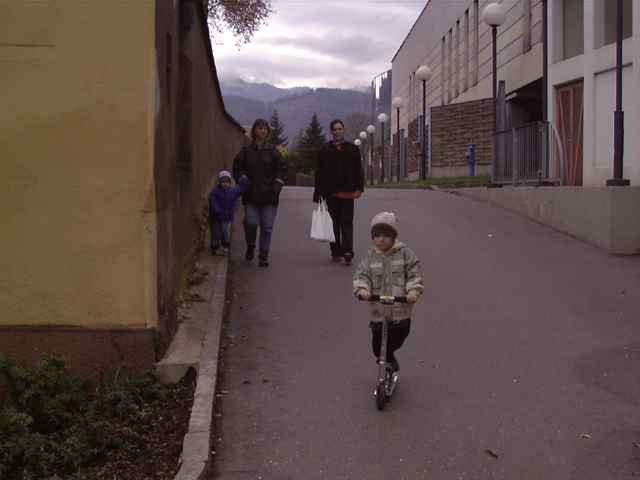
#> input picture Pedestrian_Detection_OpenCV/person_220.bmp, 640 x 480 px
$ python image_op.py
#> lines starting #> are read from the running program, lines starting #| are printed output that depends on the picture; after the words box and inside, x2 and y2 are one past the last pixel; in counts of white or black regions, pixels touching at a corner belong together
#> further down, img is the input picture: shape (480, 640, 3); mean B, G, R 76.7, 79.4, 94.2
### Pedestrian_Detection_OpenCV/Human_Detection.py
import cv2
import numpy as np
from imutils.object_detection import non_max_suppression


## Histogram of Oriented Gradients Detector
HOGCV = cv2.HOGDescriptor()
HOGCV.setSVMDetector(cv2.HOGDescriptor_getDefaultPeopleDetector())

def Detector(frame: object) -> object:
    ## USing Sliding window concept
    rects, weights = HOGCV.detectMultiScale(frame, winStride=(4, 4), padding=(8, 8), scale=1.03)
#> rects = [[293, 103, 95, 189], [210, 95, 103, 205], [325, 190, 125, 249]]; weights = [2.6, 1.76, 0.997]
    rects = np.array([[x, y, x + w, y + h] for (x, y, w, h) in rects])
#> rects = [[293, 103, 388, 292], [210, 95, 313, 300], [325, 190, 450, 439]]
    pick = non_max_suppression(rects, probs=None, overlapThresh=0.65)
#> pick = [[325, 190, 450, 439], [210, 95, 313, 300], [293, 103, 388, 292]]
    c = 1
    for x, y, w, h in pick:
        cv2.rectangle(frame, (x, y), (w, h), (139, 34, 104), 2)
        cv2.rectangle(frame, (x, y - 20), (w,y), (139, 34, 104), -1)
        cv2.putText(frame, f'P{c}', (x, y), cv2.FONT_HERSHEY_SIMPLEX, 0.6, (255, 255, 255), 2)
        c += 1
#> this loop made 3 passes
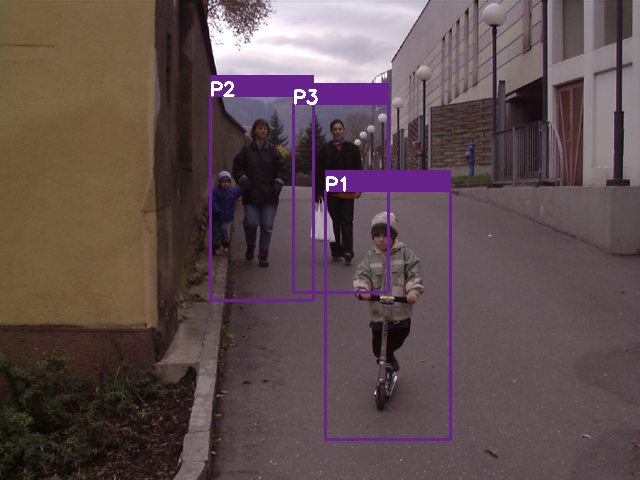
#> frame: shape (480, 640, 3); 3.77% of pixels changed, all inside (x1, y1, x2, y2) = (209, 75, 452, 441)
#> after the loop, c = 4

    cv2.putText(frame, f'Total Persons : {c - 1}', (20, 450), cv2.FONT_HERSHEY_DUPLEX, 0.8, (255, 255,255), 2)
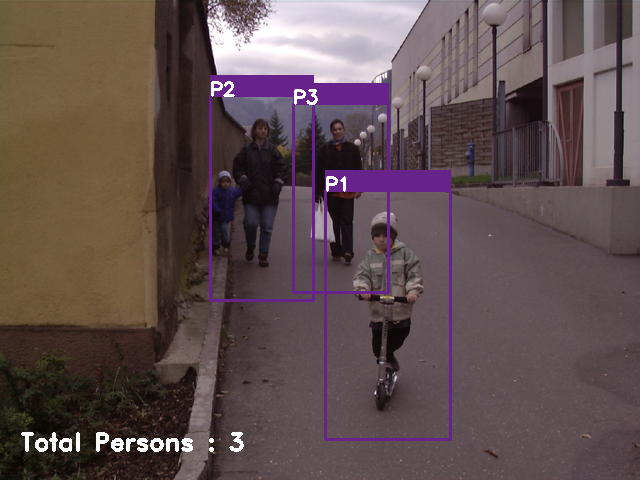
#> frame: shape (480, 640, 3); 0.51% of pixels changed, all inside (x1, y1, x2, y2) = (21, 432, 244, 452)
    cv2.imshow('output', frame)
    return frame

### Pedestrian_Detection_OpenCV/image_op.py
import cv2
import imutils
from Human_Detection import Detector

img = cv2.imread("person_220.bmp")
#img = imutils.resize(img, width=700)
img = Detector(img)
cv2.waitKey(0)
cv2.destroyAllWindows()

$ run again, with Pedestrian_Detection_OpenCV/person_222.bmp copied over Pedestrian_Detection_OpenCV/person_220.bmp
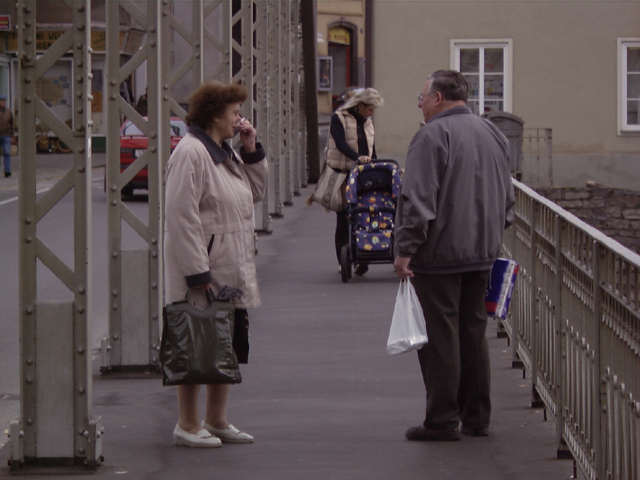
#> input picture Pedestrian_Detection_OpenCV/person_222.bmp, 640 x 480 px
#> img is the input picture: shape (480, 640, 3); mean B, G, R 78.1, 76.6, 88
#> in Detector, `rects, weights = HOGCV.detectMultiScale(frame, winStride=(4, 4), paddi..`: rects = [[289, 90, 112, 225], [125, 76, 195, 390], [336, 50, 218, 430]]; weights = [1.24, 1.13, 1.65]
#> in Detector, `rects = np.array([[x, y, x + w, y + h] for (x, y, w, h) in rects])`: rects = [[289, 90, 401, 315], [125, 76, 320, 466], [336, 50, 554, 480]]
#> pick = [[336, 50, 554, 480], [125, 76, 320, 466], [289, 90, 401, 315]]
#> the loop in Detector, `for x, y, w, h in pick:` made 3 passes
#> after the loop in Detector, `for x, y, w, h in pick:`:
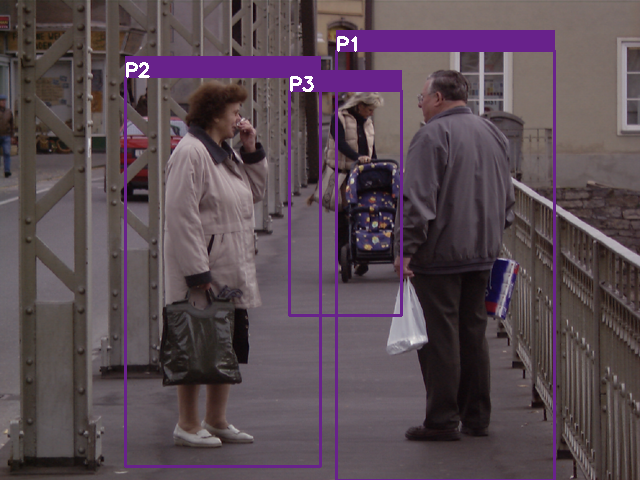
#> frame: shape (480, 640, 3); 6.06% of pixels changed, all inside (x1, y1, x2, y2) = (124, 30, 556, 480)
#> after the loop in Detector, `for x, y, w, h in pick:`: c = 4
#> in Detector, `cv2.putText(frame, f'Total Persons : {c - 1}', (20, 450), cv2.FONT_HER..`:
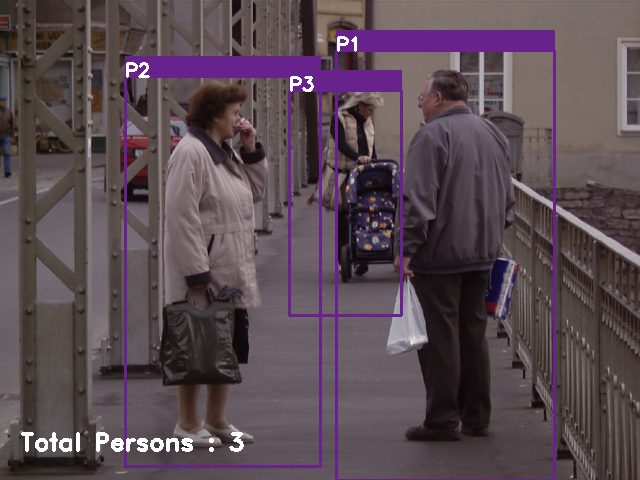
#> frame: shape (480, 640, 3); 0.51% of pixels changed, all inside (x1, y1, x2, y2) = (21, 432, 244, 452)

$ run again, with Pedestrian_Detection_OpenCV/person_251.bmp copied over Pedestrian_Detection_OpenCV/person_220.bmp
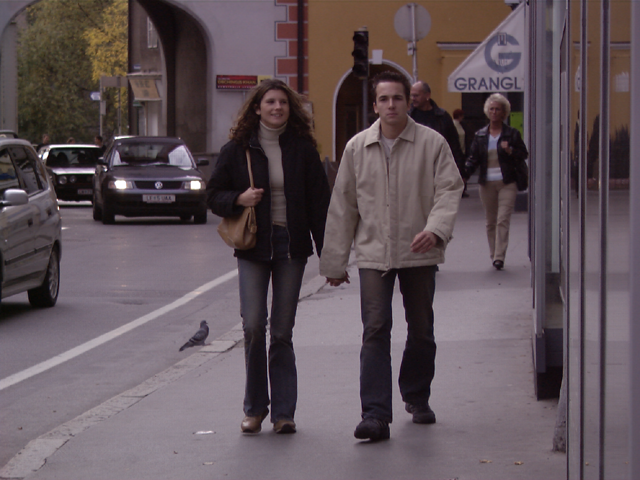
#> input picture Pedestrian_Detection_OpenCV/person_251.bmp, 640 x 480 px
#> img is the input picture: shape (480, 640, 3); mean B, G, R 88.1, 82.8, 96.1
#> in Detector, `rects, weights = HOGCV.detectMultiScale(frame, winStride=(4, 4), paddi..`: rects = [[444, 81, 111, 222], [0, 152, 90, 180], [174, 77, 197, 394], [285, 42, 221, 438]]; weights = [2.18, 0.153, 1.51, 1.6]
#> in Detector, `rects = np.array([[x, y, x + w, y + h] for (x, y, w, h) in rects])`: rects = [[444, 81, 555, 303], [0, 152, 90, 332], [174, 77, 371, 471], [285, 42, 506, 480]]
#> pick = [[285, 42, 506, 480], [174, 77, 371, 471], [0, 152, 90, 332], [444, 81, 555, 303]]
#> the loop in Detector, `for x, y, w, h in pick:` made 4 passes
#> after the loop in Detector, `for x, y, w, h in pick:`:
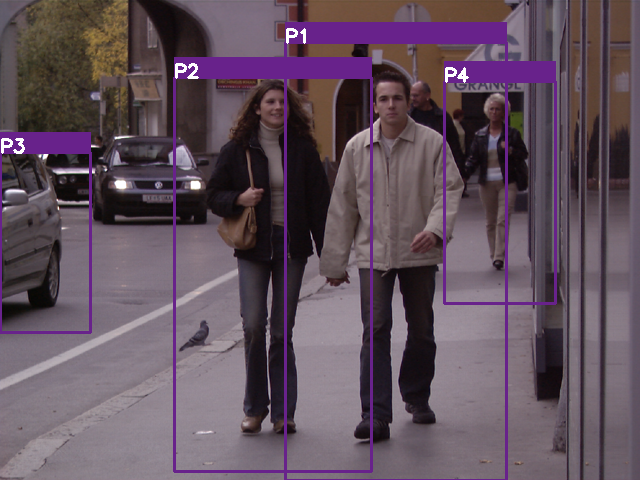
#> frame: shape (480, 640, 3); 7.21% of pixels changed, all inside (x1, y1, x2, y2) = (0, 22, 557, 480)
#> after the loop in Detector, `for x, y, w, h in pick:`: c = 5
#> in Detector, `cv2.putText(frame, f'Total Persons : {c - 1}', (20, 450), cv2.FONT_HER..`:
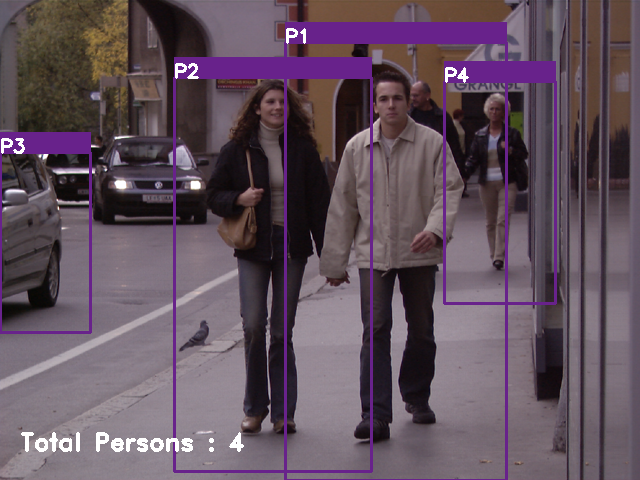
#> frame: shape (480, 640, 3); 0.5% of pixels changed, all inside (x1, y1, x2, y2) = (21, 432, 244, 452)
